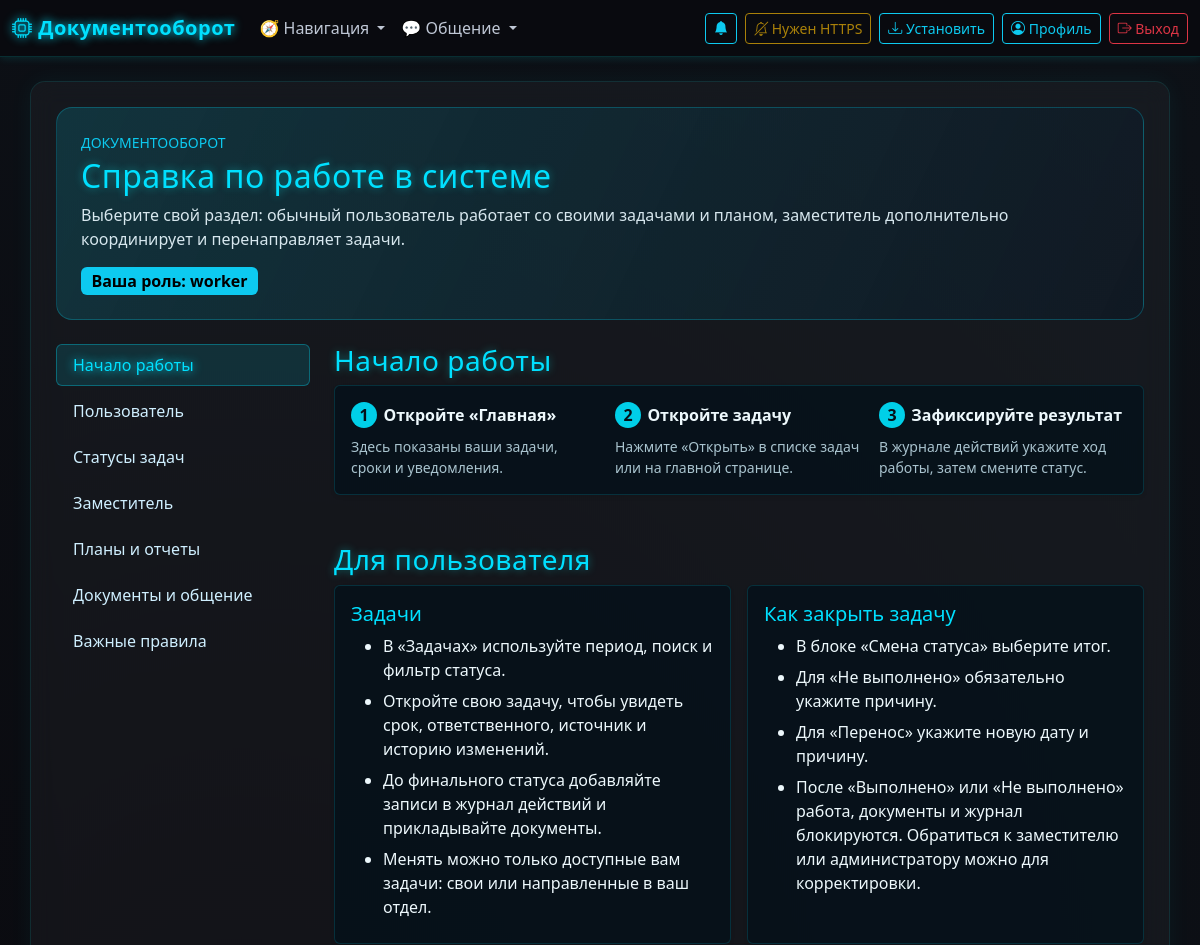
/help (signed in, upper part), run on an earlier commit of the app's database.
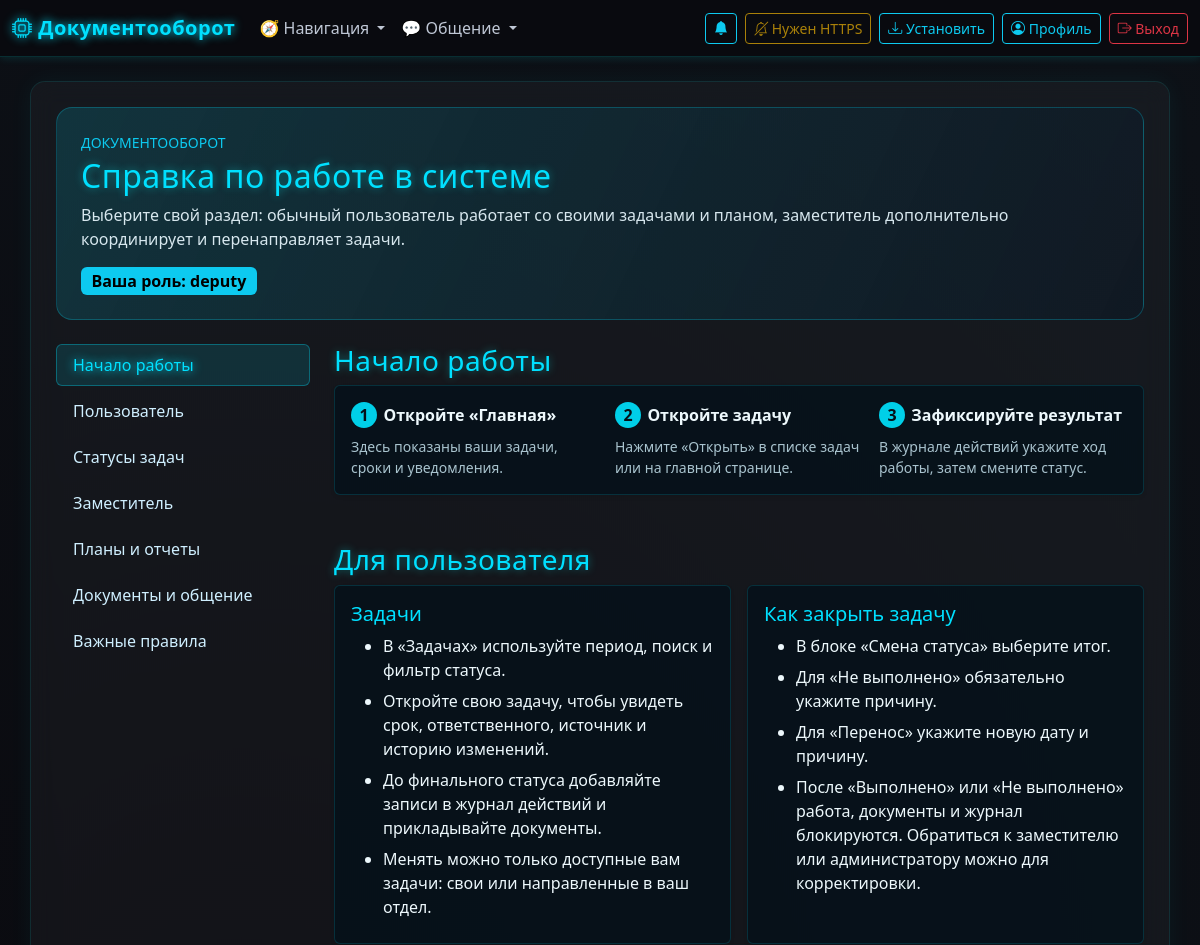
And on a later commit of the database.
### models.py (models this page shows, shortened)
class User(UserMixin, db.Model):
    __tablename__ = "users"
    id = db.Column(db.Integer, primary_key=True)
    full_name = db.Column(db.String(255), nullable=False)
    username = db.Column(db.String(120), unique=True, nullable=False)
    password_enc = db.Column(db.Text, nullable=False)
    role = db.Column(db.String(20), nullable=False, default="worker")
    department_id = db.Column(db.Integer, db.ForeignKey("departments.id"))
    is_approved = db.Column(db.Boolean, default=False, nullable=False)
    created_at = db.Column(db.DateTime, default=dt.datetime.utcnow)
    department = db.relationship("Department", backref="users")

### app.py (the view)
@app.get("/help")
@login_required
def help_page():
    return render_template("help.html", title="Справка")

### app.py (called while the page is built)
@app.context_processor
def inject_template_helpers():
    deps = []
    try:
        deps = Department.query.order_by(Department.name).all()
    except Exception:
        deps = []
    return {
        "get_status_meta": get_activity_status_meta,
        "get_priority_meta": get_activity_priority_meta,
        "deps": deps,
    }

@login_manager.user_loader
def load_user(user_id):
    if str(user_id) == "-1":
        return SuperAdmin()
    return User.query.get(int(user_id))

@app.context_processor
def inject_now():
    from datetime import datetime
    return {'now': datetime.now}

@app.context_processor
def inject_template_helpers():
    return {
        "has_endpoint": lambda endpoint: endpoint in app.view_functions,
    }

### templates/help.html (shortened to what this page needs)
{% extends 'layout.html' %}
{% block content %}
<section class="help-hero p-4 mb-4">
  <div class="d-flex justify-content-between align-items-start gap-3 flex-wrap">
    <div>
      <div class="text-uppercase small text-info mb-1">Документооборот</div>
      <h2 class="mb-2">Справка по работе в системе</h2>
      <p class="mb-0 text-light-emphasis">Выберите свой раздел: обычный пользователь работает со своими задачами и планом, заместитель дополнительно координирует и перенаправляет задачи.</p>
    </div>
    <span class="badge text-bg-info fs-6">Ваша роль: {{ current_user.role }}</span>
  </div>
</section>
<div class="row g-4">
  <aside class="col-lg-3">
    <nav class="help-nav nav nav-pills flex-column gap-1" aria-label="Разделы справки">
      <a class="nav-link active" href="#start">Начало работы</a>
      <a class="nav-link" href="#user">Пользователь</a>
      <a class="nav-link" href="#statuses">Статусы задач</a>
      <a class="nav-link" href="#deputy">Заместитель</a>
      <a class="nav-link" href="#plans">Планы и отчеты</a>
      <a class="nav-link" href="#documents">Документы и общение</a>
      <a class="nav-link" href="#rules">Важные правила</a>
    </nav>
  </aside>
  <main class="col-lg-9">
    <section id="start" class="mb-5">
      <h3>Начало работы</h3>
      <div class="card help-card shadow-sm"><div class="card-body">
        <div class="row g-3">
          <div class="col-md-4"><span class="help-step">1</span><strong>Откройте «Главная»</strong><p class="small text-muted mt-2 mb-0">Здесь показаны ваши задачи, сроки и уведомления.</p></div>
          <div class="col-md-4"><span class="help-step">2</span><strong>Откройте задачу</strong><p class="small text-muted mt-2 mb-0">Нажмите «Открыть» в списке задач или на главной странице.</p></div>
          <div class="col-md-4"><span class="help-step">3</span><strong>Зафиксируйте результат</strong><p class="small text-muted mt-2 mb-0">В журнале действий укажите ход работы, затем смените статус.</p></div>
        </div>
      </div></div>
    </section>
    <section id="user" class="mb-5">
      <h3>Для пользователя</h3>
      <div class="row g-3">
        <div class="col-md-6"><article class="card help-card shadow-sm"><div class="card-body"><h5>Задачи</h5><ul class="mb-0"><li>В «Задачах» используйте период, поиск и фильтр статуса.</li><li>Откройте свою задачу, чтобы увидеть срок, ответственного, источник и историю изменений.</li><li>До финального статуса добавляйте записи в журнал действий и прикладывайте документы.</li><li>Менять можно только доступные вам задачи: свои или направленные в ваш отдел.</li></ul></div></article></div>
        <div class="col-md-6"><article class="card help-card shadow-sm"><div class="card-body"><h5>Как закрыть задачу</h5><ul class="mb-0"><li>В блоке «Смена статуса» выберите итог.</li><li>Для «Не выполнено» обязательно укажите причину.</li><li>Для «Перенос» укажите новую дату и причину.</li><li>После «Выполнено» или «Не выполнено» работа, документы и журнал блокируются. Обратиться к заместителю или администратору можно для корректировки.</li></ul></div></article></div>
      </div>
    </section>
  </main>
</div>
{% endblock %}

What changed in the data, as far as the page shows it:
changed User: role "worker" → "deputy"
